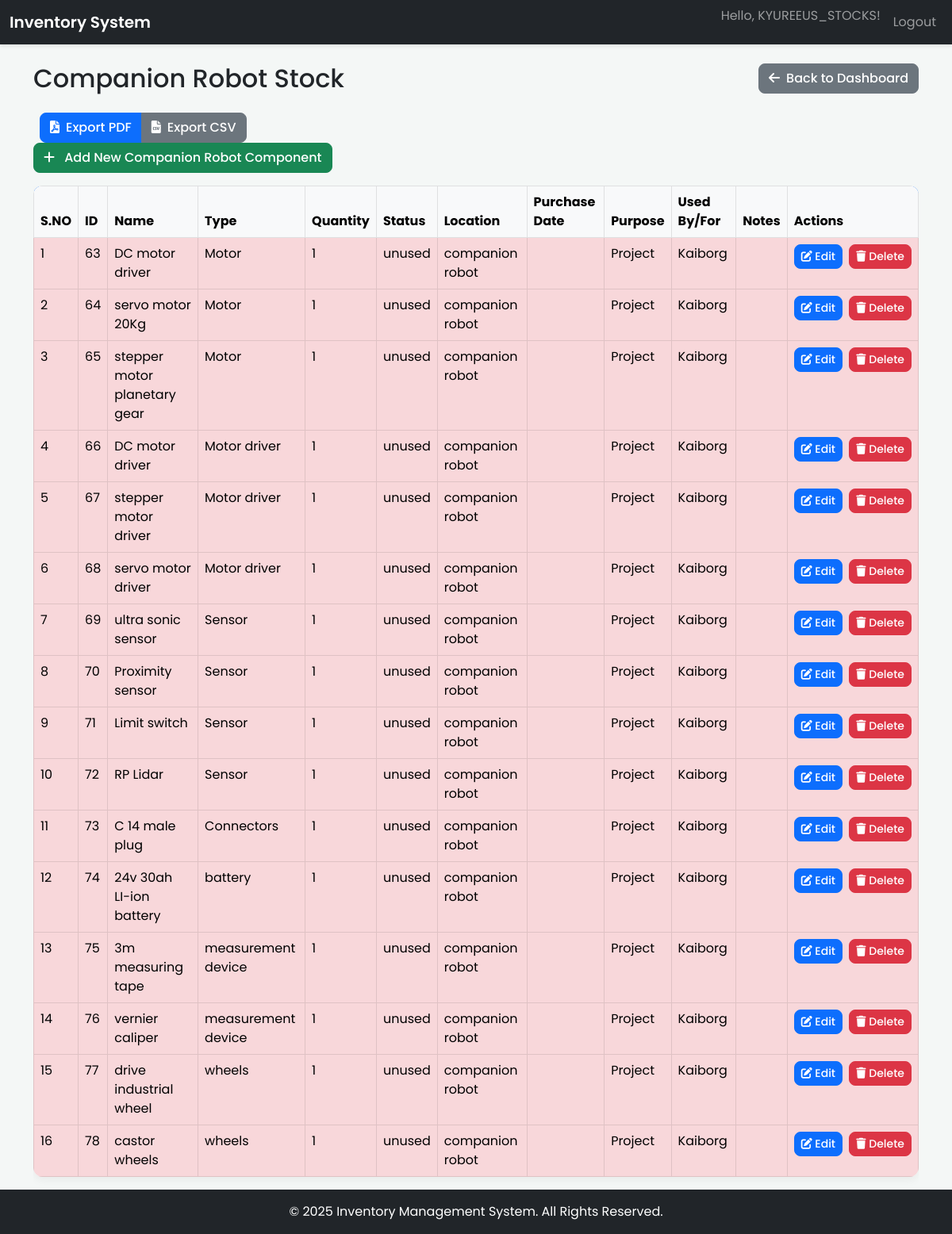
Page /companion_robot (signed in) on the committed database.
### app.py (models this page shows)
class User(db.Model, UserMixin):
    id = db.Column(db.Integer, primary_key=True)
    username = db.Column(db.String(80), unique=True, nullable=False)
    password_hash = db.Column(db.String(128), nullable=False)

class Component(db.Model):
    id = db.Column(db.Integer, primary_key=True)
    name = db.Column(db.String(100), nullable=False)
    type = db.Column(db.String(100), nullable=False)
    quantity = db.Column(db.Integer, nullable=False)
    status = db.Column(db.String(20), nullable=False)  # used, unused, defect
    location = db.Column(db.String(100))
    purchase_date = db.Column(db.String(20))
    notes = db.Column(db.Text)
    purpose = db.Column(db.String(200))
    used_by_for = db.Column(db.String(100))

### app.py (the view)
@app.route('/companion_robot')
@login_required
def companion_robot():
    companion_robot_components = Component.query.filter(Component.location.ilike('%companion robot%')).all()
    return render_template('companion_robot.html', companion_robot_components=companion_robot_components)

### app.py (called while the page is built)
@login_manager.user_loader
def load_user(user_id):
    return User.query.get(int(user_id))

@app.context_processor
def inject_now():
    return {'now': datetime.datetime.utcnow()}

### templates/companion_robot.html (shortened to what this page needs)
{% extends 'base.html' %}
{% block content %}
<div class="d-flex justify-content-between align-items-center mb-4">
    <h2 class="mb-0">Companion Robot Stock</h2>
    <a href="/" class="btn btn-secondary"><i class="fas fa-arrow-left me-2"></i>Back to Dashboard</a>
</div>
<div class="btn-group ms-2">
    <a href="/export_pdf?location=Companion Robot" class="btn btn-primary"><i class="fas fa-file-pdf me-2"></i>Export PDF</a>
    <a href="/export_csv?location=Companion Robot" class="btn btn-secondary"><i class="fas fa-file-csv me-2"></i>Export CSV</a>
</div>
<div class="mb-3">
    <button class="btn btn-success" type="button" data-bs-toggle="collapse" data-bs-target="#addComponentForm" aria-expanded="false" aria-controls="addComponentForm">
        <i class="fas fa-plus me-2"></i> Add New Companion Robot Component
    </button>
</div>
<div class="table-responsive">
    <table class="table table-bordered table-hover">
        <thead class="table-light">
            <tr>
                <th>S.NO</th>
                <th>ID</th>
                <th>Name</th>
                <th>Type</th>
                <th>Quantity</th>
                <th>Status</th>
                <th>Location</th>
                <th>Purchase Date</th>
                <th>Purpose</th>
                <th>Used By/For</th>
                <th>Notes</th>
                <th>Actions</th>
            </tr>
        </thead>
        <tbody>
            {% for component in companion_robot_components %}
            <tr {% if component.quantity < 5 %}class="table-danger"{% endif %}>
                <td>{{ loop.index }}</td>
                <td>{{ component.id }}</td>
                <td>{{ component.name }}</td>
                <td>{{ component.type }}</td>
                <td>{{ component.quantity }}</td>
                <td>{{ component.status }}</td>
                <td>{{ component.location }}</td>
                <td>{{ component.purchase_date }}</td>
                <td>{{ component.purpose }}</td>
                <td>{{ component.used_by_for }}</td>
                <td>{{ component.notes }}</td>
                <td>
                    <a href="/edit/{{ component.id }}" class="btn btn-sm btn-primary me-1"><i class="fas fa-edit"></i> Edit</a>
                    <form method="post" action="/delete/{{ component.id }}" style="display: inline;" onsubmit="return confirm('Are you sure you want to delete this component?')">
                        <button type="submit" class="btn btn-sm btn-danger"><i class="fas fa-trash"></i> Delete</button>
                    </form>
                </td>
            </tr>
            {% else %}
            <tr>
                <td colspan="12" class="text-center">No components found for Companion Robot.</td>
            </tr>
            {% endfor %}
        </tbody>
    </table>
</div>
{% endblock %}

### templates/base.html (shortened to what this page needs)
<!DOCTYPE html>
<html lang="en">
<head>
    <link href="https://cdn.jsdelivr.net/npm/bootstrap@5.3.0/dist/css/bootstrap.min.css" rel="stylesheet">
    <link rel="stylesheet" href="https://cdnjs.cloudflare.com/ajax/libs/font-awesome/6.0.0/css/all.min.css">
    <link rel="stylesheet" href="/static/style.css">
</head>
<body>
    {% if request.endpoint not in ['login', 'register', 'index'] %}
    <nav class="navbar navbar-expand-lg navbar-dark bg-dark mb-4">
        <div class="container-fluid">
            <a class="navbar-brand" href="/">Inventory System</a>
            <div class="collapse navbar-collapse" id="navbarContent">
                <ul class="navbar-nav ms-auto mb-2 mb-lg-0">
                    {% if current_user.is_authenticated %}
                        <li class="nav-item">
                            <span class="navbar-text me-2">Hello, {{ current_user.username }}!</span>
                        </li>
                        <li class="nav-item">
                            <a class="nav-link" href="/logout">Logout</a>
                        </li>
                    {% endif %}
                </ul>
            </div>
        </div>
    </nav>
    {% endif %}
    <div class="container">
        {% block content %}{% endblock %}
    </div>
    <footer class="footer mt-auto py-3 bg-dark text-white">
        <div class="container text-center">
            <span>&copy; {{ now.year }} Inventory Management System. All Rights Reserved.</span>
        </div>
    </footer>
</body>
</html>

### static/style.css (style rules this page uses)
body { font-family: 'Poppins', sans-serif; background-color: #f4f7f6; color: #212529; display: flex; flex-direction: column; min-height: 100vh; }
.container { flex: 1; }
.navbar { box-shadow: 0 2px 4px rgba(0,0,0,.1); }
.navbar-brand { font-weight: 600; }
.btn { border-radius: 0.5rem; font-weight: 500; transition: all 0.2s ease-in-out; }
.table { border-radius: 0.75rem; overflow: hidden; box-shadow: 0 4px 12px rgba(0,0,0,0.05); }
.table thead { background-color: #0d6efd; color: white; }
.table th { border-top: none; border-bottom-width: 0; }
.btn-sm { padding: 0.25rem 0.5rem; font-size: 0.875rem; }
.table td:last-child { white-space: nowrap; width: 1%; }

### rows in the picture
User: username "KYUREEUS_STOCKS"
Component: id "63", name "DC motor driver", type "Motor", quantity "1", status "unused", location "companion robot", purpose "Project", used_by_for "Kaiborg"
Component: id "64", name "servo motor 20Kg", type "Motor", quantity "1", status "unused", location "companion robot", purpose "Project", used_by_for "Kaiborg"
Component: id "65", name "stepper motor planetary gear", type "Motor", quantity "1", status "unused", location "companion robot", purpose "Project", used_by_for "Kaiborg"
Component: id "66", name "DC motor driver", type "Motor driver", quantity "1", status "unused", location "companion robot", purpose "Project", used_by_for "Kaiborg"
Component: id "67", name "stepper motor driver", type "Motor driver", quantity "1", status "unused", location "companion robot", purpose "Project", used_by_for "Kaiborg"
Component: id "68", name "servo motor driver", type "Motor driver", quantity "1", status "unused", location "companion robot", purpose "Project", used_by_for "Kaiborg"
Component: id "69", name "ultra sonic sensor", type "Sensor", quantity "1", status "unused", location "companion robot", purpose "Project", used_by_for "Kaiborg"
Component: id "70", name "Proximity sensor", type "Sensor", quantity "1", status "unused", location "companion robot", purpose "Project", used_by_for "Kaiborg"
Component: id "71", name "Limit switch", type "Sensor", quantity "1", status "unused", location "companion robot", purpose "Project", used_by_for "Kaiborg"
Component: id "72", name "RP Lidar", type "Sensor", quantity "1", status "unused", location "companion robot", purpose "Project", used_by_for "Kaiborg"
Component: id "73", name "C 14 male plug", type "Connectors", quantity "1", status "unused", location "companion robot", purpose "Project", used_by_for "Kaiborg"
Component: id "74", name "24v 30ah LI-ion battery", type "battery", quantity "1", status "unused", location "companion robot", purpose "Project", used_by_for "Kaiborg"
Component: id "75", name "3m measuring tape", type "measurement device", quantity "1", status "unused", location "companion robot", purpose "Project", used_by_for "Kaiborg"
Component: id "76", name "vernier caliper", type "measurement device", quantity "1", status "unused", location "companion robot", purpose "Project", used_by_for "Kaiborg"
Component: id "77", name "drive industrial wheel", type "wheels", quantity "1", status "unused", location "companion robot", purpose "Project", used_by_for "Kaiborg"
Component: id "78", name "castor wheels", type "wheels", quantity "1", status "unused", location "companion robot", purpose "Project", used_by_for "Kaiborg"
